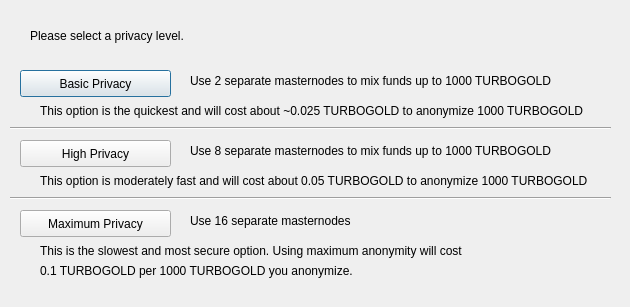
<?xml version="1.0" encoding="UTF-8"?>
<ui version="4.0">
 <class>DarksendConfig</class>
 <widget class="QDialog" name="DarksendConfig">
  <property name="geometry">
   <rect>
    <x>0</x>
    <y>0</y>
    <width>630</width>
    <height>307</height>
   </rect>
  </property>
  <property name="windowTitle">
   <string>Configure Darksend</string>
  </property>
  <widget class="QPushButton" name="buttonBasic">
   <property name="geometry">
    <rect>
     <x>20</x>
     <y>70</y>
     <width>151</width>
     <height>27</height>
    </rect>
   </property>
   <property name="text">
    <string>Basic Privacy</string>
   </property>
  </widget>
  <widget class="QPushButton" name="buttonHigh">
   <property name="geometry">
    <rect>
     <x>20</x>
     <y>140</y>
     <width>151</width>
     <height>27</height>
    </rect>
   </property>
   <property name="text">
    <string>High Privacy</string>
   </property>
  </widget>
  <widget class="QPushButton" name="buttonMax">
   <property name="geometry">
    <rect>
     <x>20</x>
     <y>210</y>
     <width>151</width>
     <height>27</height>
    </rect>
   </property>
   <property name="text">
    <string>Maximum Privacy</string>
   </property>
  </widget>
  <widget class="QLabel" name="label">
   <property name="geometry">
    <rect>
     <x>30</x>
     <y>20</y>
     <width>571</width>
     <height>31</height>
    </rect>
   </property>
   <property name="text">
    <string>Please select a privacy level.</string>
   </property>
  </widget>
  <widget class="QLabel" name="label_2">
   <property name="geometry">
    <rect>
     <x>190</x>
     <y>70</y>
     <width>421</width>
     <height>21</height>
    </rect>
   </property>
   <property name="text">
    <string>Use 2 separate masternodes to mix funds up to 1000 TURBOGOLD</string>
   </property>
  </widget>
  <widget class="QLabel" name="label_3">
   <property name="geometry">
    <rect>
     <x>190</x>
     <y>140</y>
     <width>411</width>
     <height>21</height>
    </rect>
   </property>
   <property name="text">
    <string>Use 8 separate masternodes to mix funds up to 1000 TURBOGOLD</string>
   </property>
  </widget>
  <widget class="QLabel" name="label_4">
   <property name="geometry">
    <rect>
     <x>190</x>
     <y>210</y>
     <width>421</width>
     <height>21</height>
    </rect>
   </property>
   <property name="text">
    <string>Use 16 separate masternodes</string>
   </property>
  </widget>
  <widget class="QLabel" name="label_6">
   <property name="geometry">
    <rect>
     <x>40</x>
     <y>100</y>
     <width>561</width>
     <height>21</height>
    </rect>
   </property>
   <property name="text">
    <string>This option is the quickest and will cost about ~0.025 TURBOGOLD to anonymize 1000 TURBOGOLD</string>
   </property>
  </widget>
  <widget class="QLabel" name="label_7">
   <property name="geometry">
    <rect>
     <x>40</x>
     <y>170</y>
     <width>561</width>
     <height>21</height>
    </rect>
   </property>
   <property name="text">
    <string>This option is moderately fast and will cost about 0.05 TURBOGOLD to anonymize 1000 TURBOGOLD</string>
   </property>
  </widget>
  <widget class="QLabel" name="label_8">
   <property name="geometry">
    <rect>
     <x>40</x>
     <y>240</y>
     <width>561</width>
     <height>21</height>
    </rect>
   </property>
   <property name="text">
    <string>This is the slowest and most secure option. Using maximum anonymity will cost</string>
   </property>
  </widget>
  <widget class="QLabel" name="label_9">
   <property name="geometry">
    <rect>
     <x>40</x>
     <y>260</y>
     <width>561</width>
     <height>21</height>
    </rect>
   </property>
   <property name="text">
    <string>0.1 TURBOGOLD per 1000 TURBOGOLD you anonymize.</string>
   </property>
  </widget>
  <widget class="Line" name="line">
   <property name="geometry">
    <rect>
     <x>10</x>
     <y>120</y>
     <width>601</width>
     <height>16</height>
    </rect>
   </property>
   <property name="orientation">
    <enum>Qt::Horizontal</enum>
   </property>
  </widget>
  <widget class="Line" name="line_2">
   <property name="geometry">
    <rect>
     <x>10</x>
     <y>190</y>
     <width>601</width>
     <height>16</height>
    </rect>
   </property>
   <property name="orientation">
    <enum>Qt::Horizontal</enum>
   </property>
  </widget>
 </widget>
 <resources/>
 <connections/>
</ui>
